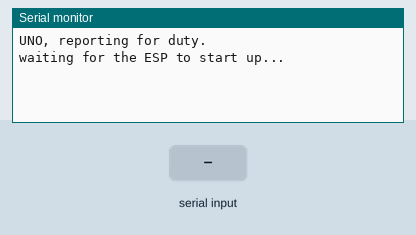
Simulated run of this sketch. Board: Arduino Uno, built with avr-gcc and run on an emulated ATmega328P. Parts: the last lines printed to the serial monitor. Inputs (shaded band) come from the test bench.

Above: at 0.8 s.
0.9 s: "startup\n" received over the second serial link
At 1.2 s:
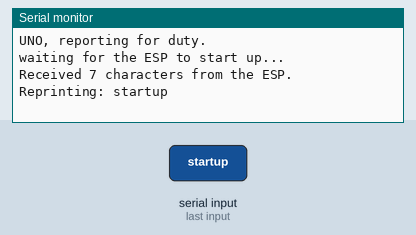
2.4 s: "Server started\n" received over the second serial link
At 3.6 s:
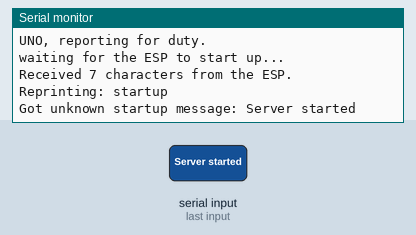
3.9 s: "1\n" received over the second serial link
At 4.7 s:
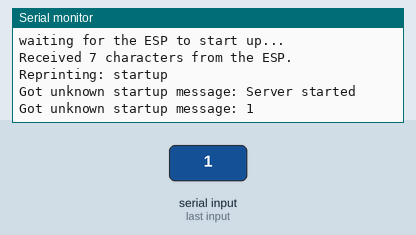
5.4 s: "startup\n" received over the second serial link
At 6.5 s:
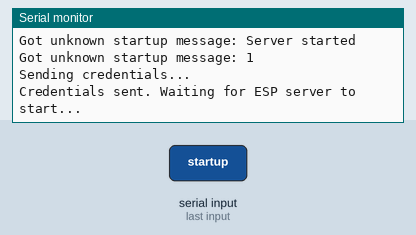
7.2 s: "0\n" received over the second serial link
At 8.0 s:
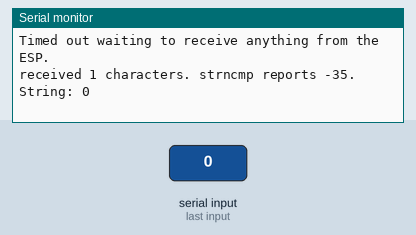
10.2 s: "Server started\n" received over the second serial link
At 10.9 s:
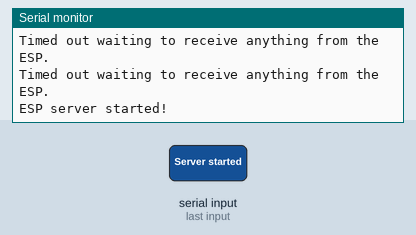

The sketch:

Mixabot_UNO.ino
```cpp
#include <SoftwareSerial.h>

SoftwareSerial espSerial(10, 11); //RX, TX

const char* ssid = "BG_Mixed";
const char* password = "uptotheelbow";

char ip_address[16];


char serial_input[64];

void setup() {
  // put your setup code here, to run once:
  Serial.begin(74880);
  while (!Serial) {
    ;// Wait for serial port to connect. Needed for native USB port only.
  }
  Serial.println("UNO, reporting for duty.");

  espSerial.begin(9600);
  delay(10);

  Serial.println("waiting for the ESP to start up...");

  for (;;) {
    memset(serial_input, 0, sizeof(serial_input));
    int characters_received = espSerial.readBytesUntil('\n', serial_input, sizeof(serial_input));
    if (characters_received > 0) {
      Serial.print("Received ");
      Serial.print(characters_received);
      Serial.print(" characters from the ESP. Reprinting: ");
      Serial.println(serial_input);
      if (0 == strncmp(serial_input, "startup", sizeof("startup") - 1)) {
        break;
      }
    }
  }
  for (;;) {
    memset(serial_input, 0, sizeof(serial_input));
    int characters_received = espSerial.readBytesUntil('\n', serial_input, sizeof(serial_input));
    if (characters_received > 0) {
      int compare = strncmp(serial_input, "startup", sizeof("startup") - 1);
      if (0 == compare) {
        Serial.println("Sending credentials...");
        delay(100);
        espSerial.print("startup\n");
        delay(100);
        espSerial.print(ssid);
        espSerial.print("\n");
        delay(100);
        espSerial.print(password);
        espSerial.print("\n");
        break;
      } else {
        Serial.print("Got unknown startup message: ");
        Serial.println(serial_input);
      }
    }
  }

  bool server_started = false;
  Serial.println("Credentials sent. Waiting for ESP server to start...");

  for(;;) {
    memset(serial_input, 0, sizeof(serial_input));
    int characters_received = espSerial.readBytesUntil('\n', serial_input, sizeof(serial_input));
    if (characters_received > 0) {
      serial_input[sizeof(serial_input)-1] = '\0';
      int compare = strncmp(serial_input, "Server started", sizeof("Server started") - 1);
      if (0 == compare) {
        Serial.println("ESP server started!");
        server_started = true;
        continue;
      } else if (server_started) {
        Serial.print("IP address: ");
        Serial.println(serial_input);
        memcpy(ip_address, serial_input, sizeof(serial_input));
        ip_address[sizeof(ip_address) - 1] = '\0';
        break;
      } else {
        Serial.print("received ");
        Serial.print(characters_received);
        Serial.print(" characters. strncmp reports ");
        Serial.print(compare);
        Serial.print(". String: ");
        Serial.println(serial_input);
      }
    } else {
      Serial.println("Timed out waiting to receive anything from the ESP.");
    }
  }
}

void loop() {
  // Ping the ESP to see if there are any orders
  espSerial.println("u");
  delay(2000);
  char serialInput[64];
  int characters_received = espSerial.readBytesUntil('\n', serialInput, sizeof(serialInput));
  if (characters_received > 0) {
    Serial.print(serialInput);
  } else {
    Serial.println("Got no response from the ESP");
  }
}
```

Measured:
- after the input at 0.9 s, the serial monitor: prints a new line at once (image 1)
- after the input at 2.4 s, the serial monitor: prints a new line at once (image 2)
- after the input at 3.9 s, the serial monitor: prints a new line at once (image 3)
- after the input at 5.4 s, the serial monitor: prints a new line at once (image 4)
- after the input at 7.2 s, the serial monitor: prints a new line at once (image 5)
- after the input at 10.2 s, the serial monitor: prints a new line at once (image 6)
